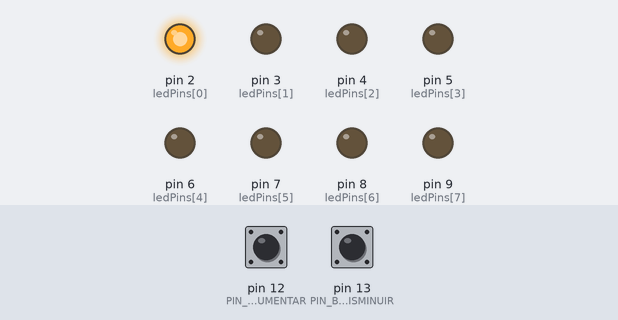
The sketch below on a simulated Arduino Uno, built with avr-gcc and run on an emulated ATmega328P. Shown: output pins drawn as LEDs (lit = HIGH). Inputs (shaded band) come from the test bench; at power-on: pin 12 (PIN_BOTON_AUMENTAR) LOW, pin 13 (PIN_BOTON_DISMINUIR) LOW.

Above: at 0.1 s.
At 5.5 s:
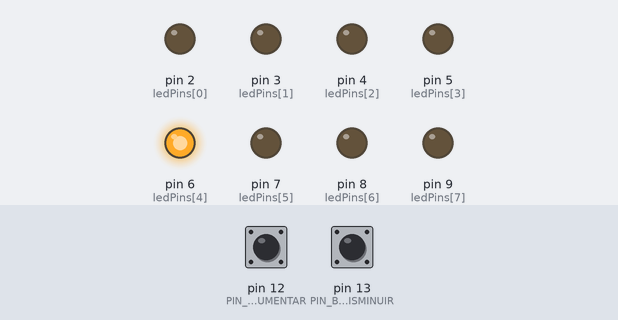
7.3 s: pin 12 (PIN_BOTON_AUMENTAR) pulled HIGH for 3 s
At 8.0 s:
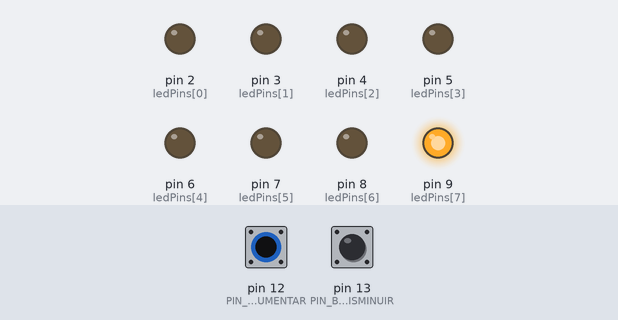
Timing chart, 0 to 17.8 s (numbered marks = the images above; inputs shaded):
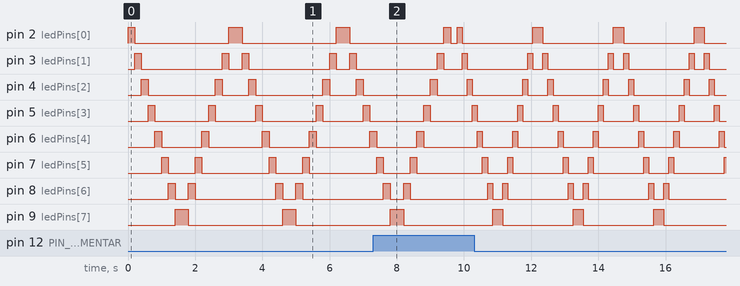

The sketch:

ej6.2.ino
```cpp
#define NUM_LEDS 8
#define PIN_BOTON_AUMENTAR 12
#define PIN_BOTON_DISMINUIR 13

int ledPins[NUM_LEDS] = {2, 3, 4, 5, 6, 7, 8, 9}; // Pines de los LEDs
int velocidad = 200; // Velocidad inicial en milisegundos

void setup()
{
  for (int i = 0; i < NUM_LEDS; i++)
  {
    pinMode(ledPins[i], OUTPUT);
  }

  pinMode(PIN_BOTON_AUMENTAR, INPUT);
  pinMode(PIN_BOTON_DISMINUIR, INPUT);
}

void loop()
{
  // Comprobar si se ha pulsado el botón para aumentar la velocidad
  if (digitalRead(PIN_BOTON_AUMENTAR) == HIGH)
  {
    velocidad -= 50;

    if (velocidad < 50)
    {
      velocidad = 50;
    }

    delay(200); // Debounce
  }

  // Comprobar si se ha pulsado el botón para disminuir la velocidad
  if (digitalRead(PIN_BOTON_DISMINUIR) == HIGH)
  {
    velocidad += 50;

    if (velocidad > 1000)
    {
      velocidad = 1000;
    }

    delay(200); // Debounce
  }

  // Secuencia de encendido de izquierda a derecha
  for (int i = 0; i < NUM_LEDS; i++)
  {
    digitalWrite(ledPins[i], HIGH);
    delay(velocidad);
    digitalWrite(ledPins[i], LOW);
  }

  // Secuencia de encendido de derecha a izquierda
  for (int i = NUM_LEDS - 1; i >= 0; i--)
  {
    digitalWrite(ledPins[i], HIGH);
    delay(velocidad);
    digitalWrite(ledPins[i], LOW);
  }
}
```
